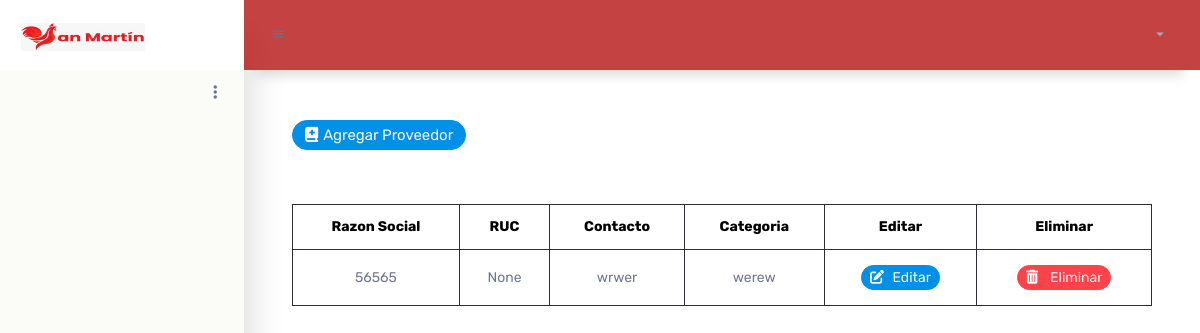
Page /proveedores/ on the earlier database version.
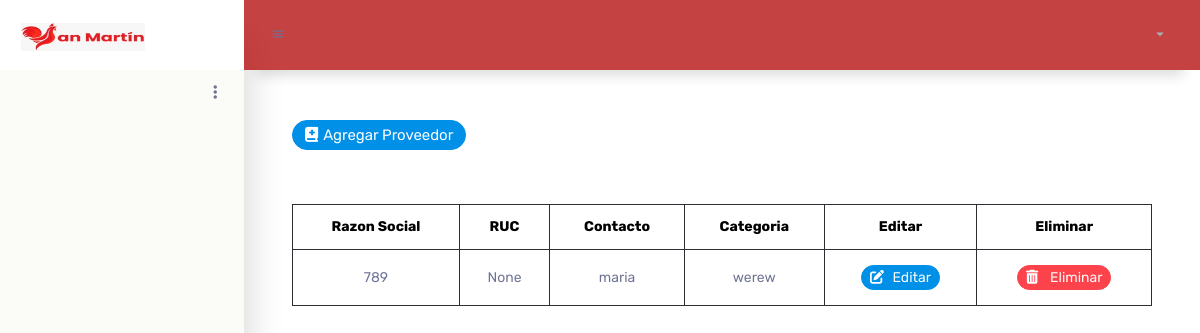
Same page on the later database version.
### documento/models.py (models this page shows, shortened)
class Proveedor(models.Model):
    razon_social = models.CharField(null=True,max_length=30)
    ruc = models.CharField(null=True,max_length=11)
    contacto = models.CharField(null=True,max_length=9)
    categoria = models.ForeignKey(Categoria, on_delete=models.CASCADE, null=True)
    foto_perfil=models.ImageField(null=True,blank=True)
    data_created=models.DateField(auto_now_add=True,null=True)

class Categoria(models.Model):
    categoria = models.CharField(null=True,max_length=30)
    def __str__(self):
        return self.categoria

### documento/views.py (the view)
# urls.py: path('proveedores/',views.view_proveedor,name="proveedores"),
def view_proveedor(request):
	proveedor = Proveedor.objects.all()
	form_reg = RegistarProveedor()
	if request.method == 'POST':
		form_reg = RegistarProveedor(request.POST)
		if form_reg.is_valid():
			form_reg.save()
			return redirect ('proveedores')
	context = {'prove':proveedor,'form_r':form_reg}
	return render (request,'documentos/proveedores.html',context)

### documento/templates/documentos/proveedores.html (shortened to what this page needs)
{% extends 'documentos/main.html'%}
{% block content %}
<div class="card-body">
<button type="button" class="btn btn-primary btn-rounded" data-toggle="modal" data-target="#agregarModal">
	<i class="fa-solid fa-book-medical"></i>Agregar Proveedor
</button>
<br>
		<div class="table-responsive">
			<form method="get" class="forms-sample">
				<button class="btn btn-buscar" type="submit"><i class="fa-solid fa-magnifying-glass"></i>&nbsp;Buscar</button>
			</form>
			<br>
		<table style="text-align:center;" class="table  table-bordered ">
				<tr style="color:#000000;">
					<th>Razon Social</th>
					<th>RUC</th>
					<th>Contacto</th>
					<th>Categoria</th>
					<th>Editar</th>
					<th>Eliminar</th>
				</tr>
				{% for prove in prove %}
				<tr>
				    <td>{{prove.razon_social}}</td>
					<td>{{prove.ruc}}</td>
				    <td>{{prove.contacto}}</td>
                    <td>{{prove.categoria}}</td>
				    <td><a class="btn btn-sm btn-primary btn-rounded"  href="{% url 'editar_proveedor' prove.id %}"><i class="fa-solid fa-pen-to-square"></i>&nbsp;Editar</a></td>
					<td><a class="btn btn-sm btn-danger btn-rounded"  href="{% url 'eliminar_proveedor' prove.id %}"><i class="fa-solid fa-trash-can"></i>&nbsp; Eliminar</a></td>
				</tr>
				{% endfor %}
			</table>
		</div>
	</div>
{% endblock %}

Differences in the rows shown:
changed Proveedor "None": razon_social "56565" → "789"; contacto "wrwer" → "maria"
